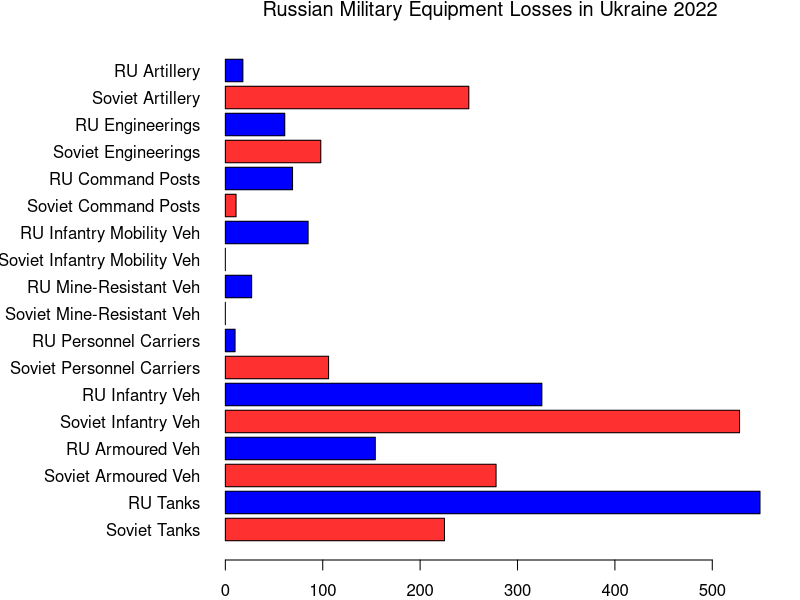
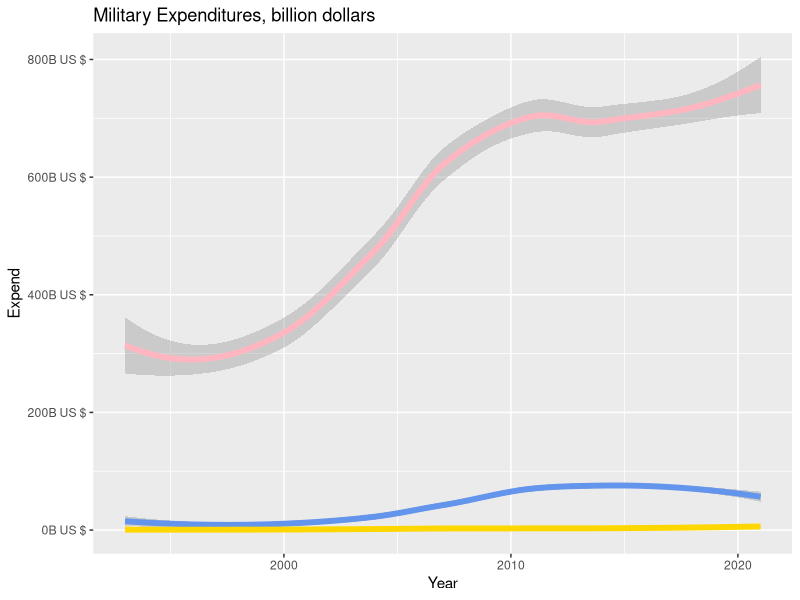

Write the R code that produced these figures, in order.
## ---- chunk 1
knitr::opts_chunk$set(warning=FALSE, message=FALSE)
x=c(225,549,278,154,528,325,106,10,0,27,0,85,11,69,98,61,250,18)
names(x) <- c("Soviet Tanks","RU Tanks","Soviet Armoured Veh","RU Armoured Veh","Soviet Infantry Veh","RU Infantry Veh","Soviet Personnel Carriers","RU Personnel Carriers","Soviet Mine-Resistant Veh","RU Mine-Resistant Veh","Soviet Infantry Mobility Veh","RU Infantry Mobility Veh","Soviet Command Posts","RU Command Posts","Soviet Engineerings","RU Engineerings", "Soviet Artillery", "RU Artillery") 
par(mar = c(2,11,2,2))
barplot(x,horiz=TRUE,las=1,col = c("firebrick1", "blue", "firebrick1", "blue", "firebrick1", "blue", "firebrick1", "blue", "firebrick1", "blue", "firebrick1", "blue", "firebrick1", "blue", "firebrick1", "blue", "firebrick1", "blue"))
mtext("Russian Military Equipment Losses in Ukraine 2022", side = 3, line = 1, cex = 1.2)
## ---- chunk 2
library(ggplot2)
library(readxl)
library(scales)

read_xlsx("ExpendRU.xlsx") -> dataru
read_xlsx("ExpendUSA.xlsx") -> datausa
read_xlsx("ExpendUKR.xlsx") -> dataukr
ggplot() + 
  geom_smooth(data = dataru, aes(x = Year, y = Expend),colour = "cornflowerblue", size = 2) + geom_smooth(data = datausa, aes(x = Year, y = Expend),colour = "lightpink", size = 2) + geom_smooth(data = dataukr, aes(x = Year, y = Expand), colour = "gold", size = 2) + scale_y_continuous(labels = label_number(suffix = "B US $", scale = 1e-3))+ ggtitle("Military Expenditures, billion dollars")


